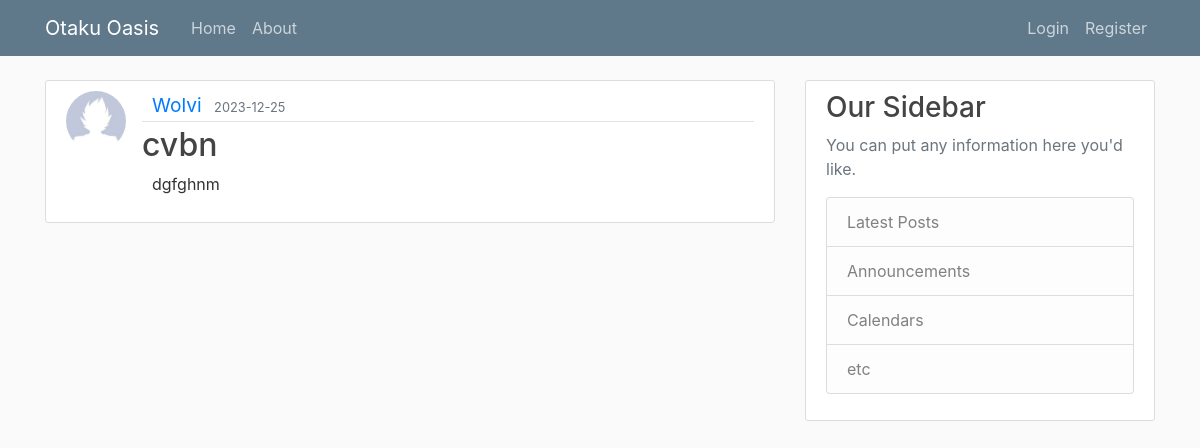
Page /post/11 on the earlier database version.
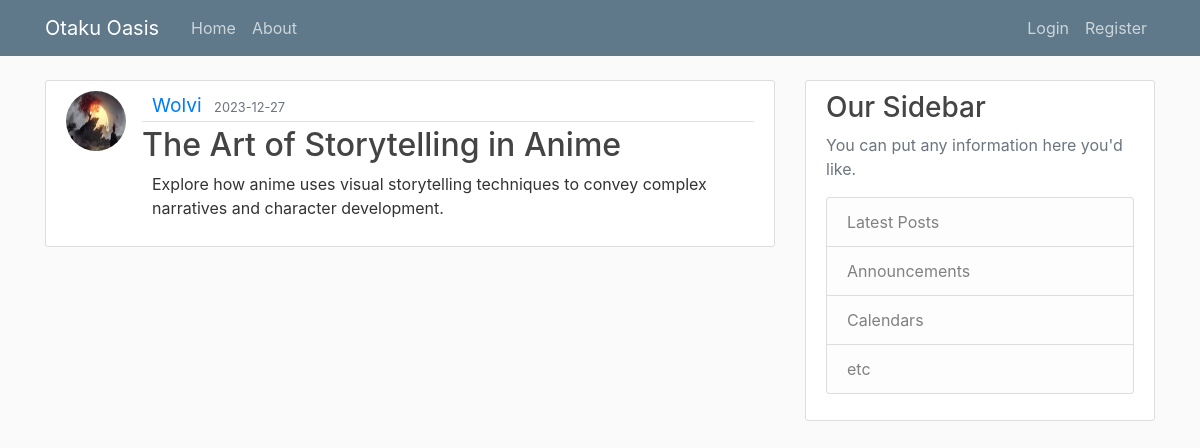
Same page on the later database version.
### application/models.py (models this page shows, shortened)
class User(db.Model, UserMixin):
    id = db.Column(db.Integer, primary_key = True)
    username = db.Column(db.String(20), unique =True , nullable = False)
    email = db.Column(db.String(120), unique =True , nullable = False)
    image_file = db.Column(db.String(20), nullable = False, default = 'default.jpg')
    password = db.Column(db.String(60),  nullable = False)
    posts = db.relationship('Post', backref='author', lazy=True) # data is not loaded unless actually needed (lazy collection)

class Post(db.Model):
    id = db.Column(db.Integer, primary_key = True)
    title = db.Column(db.String(100), nullable= False)
    date_posted = db.Column(db.DateTime, nullable= False, default = datetime.utcnow) # no parenthesis cause we need the function not the time right now
    content = db.Column(db.Text, nullable=False)
    user_id = db.Column(db.Integer, db.ForeignKey('user.id'), nullable=False)

### application/posts/routes.py (the view)
@posts.route("/post/<int:post_id>")
def post(post_id):
    post = Post.query.get_or_404(post_id)
    return render_template('post.html', title = post.title, post=post)

### application/templates/post.html (shortened to what this page needs)
{% extends "layout.html" %}
{% block content %}
<article class="media content-section">
  <img class ="rounded-circle article-img" src="{{url_for('static', filename ='profile_pics/'+ post.author.image_file)}}" style="width: 60px; height: 60px;">
    <div class="media-body">
        <div class="article-metadata" style="display: flex; align-items: center; justify-content: space-between;">
            <div style="display: flex; align-items: center;">
                <div style="margin-left: 10px;">
                    <a class="mr-2" style="font-size:larger; text-decoration: none; margin-top: 10px;" href="#">{{post.author.username }}</a>
                    <small class="text-muted">{{ post.date_posted.strftime('%Y-%m-%d') }}</small>
                </div>
            </div>
        </div>
        <h2 class="article-title">{{ post.title }}</h2>
        <p class="article-content">{{ post.content }}</p>
    </div>
  </article>
{% endblock content %}

Differences in the rows shown:
changed User "Wolvi": image_file: picture added in place of a placeholder
changed Post: date_posted "2023-12-25" → "2023-12-27"; title "cvbn" → "The Art of Storytelling in Anime"; content "dgfghnm" → "Explore how anime uses visual storytelling techniques to convey complex narratives and character development."
